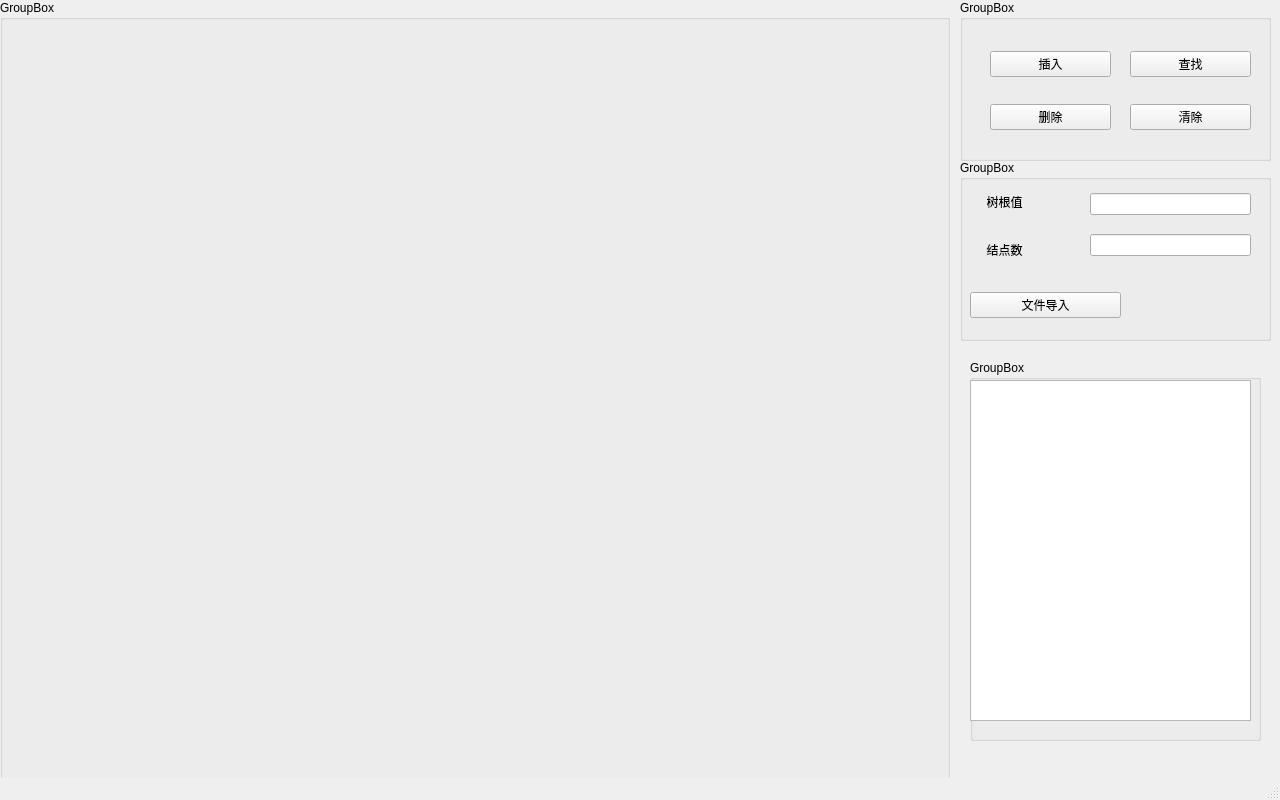
<?xml version="1.0" encoding="UTF-8"?>
<ui version="4.0">
 <class>MainWindow</class>
 <widget class="QMainWindow" name="MainWindow">
  <property name="geometry">
   <rect>
    <x>0</x>
    <y>0</y>
    <width>1280</width>
    <height>800</height>
   </rect>
  </property>
  <property name="windowTitle">
   <string>MainWindow</string>
  </property>
  <widget class="QWidget" name="centralwidget">
   <widget class="QGroupBox" name="groupBoxData">
    <property name="geometry">
     <rect>
      <x>970</x>
      <y>360</y>
      <width>291</width>
      <height>381</height>
     </rect>
    </property>
    <property name="title">
     <string>GroupBox</string>
    </property>
    <widget class="QTableWidget" name="tableWidgetData">
     <property name="geometry">
      <rect>
       <x>0</x>
       <y>20</y>
       <width>281</width>
       <height>341</height>
      </rect>
     </property>
     <property name="rowCount">
      <number>0</number>
     </property>
     <property name="columnCount">
      <number>0</number>
     </property>
    </widget>
   </widget>
   <widget class="QGroupBox" name="groupBox_1">
    <property name="geometry">
     <rect>
      <x>960</x>
      <y>0</y>
      <width>311</width>
      <height>161</height>
     </rect>
    </property>
    <property name="title">
     <string>GroupBox</string>
    </property>
    <widget class="QWidget" name="verticalLayoutWidget">
     <property name="geometry">
      <rect>
       <x>30</x>
       <y>30</y>
       <width>121</width>
       <height>121</height>
      </rect>
     </property>
     <layout class="QVBoxLayout" name="verticalLayout">
      <item>
       <widget class="QPushButton" name="pushButtonInsert">
        <property name="text">
         <string>插入</string>
        </property>
       </widget>
      </item>
      <item>
       <widget class="QPushButton" name="pushButtonDelete">
        <property name="text">
         <string>删除</string>
        </property>
       </widget>
      </item>
     </layout>
    </widget>
    <widget class="QWidget" name="verticalLayoutWidget_2">
     <property name="geometry">
      <rect>
       <x>170</x>
       <y>30</y>
       <width>121</width>
       <height>121</height>
      </rect>
     </property>
     <layout class="QVBoxLayout" name="verticalLayout_2">
      <item>
       <widget class="QPushButton" name="pushButtonSearch">
        <property name="text">
         <string>查找</string>
        </property>
       </widget>
      </item>
      <item>
       <widget class="QPushButton" name="pushButtonClear">
        <property name="text">
         <string>清除</string>
        </property>
       </widget>
      </item>
     </layout>
    </widget>
   </widget>
   <widget class="QGroupBox" name="groupBox_2">
    <property name="geometry">
     <rect>
      <x>960</x>
      <y>160</y>
      <width>311</width>
      <height>181</height>
     </rect>
    </property>
    <property name="title">
     <string>GroupBox</string>
    </property>
    <widget class="QWidget" name="verticalLayoutWidget_3">
     <property name="geometry">
      <rect>
       <x>10</x>
       <y>20</y>
       <width>101</width>
       <height>91</height>
      </rect>
     </property>
     <layout class="QVBoxLayout" name="verticalLayout_3">
      <item>
       <widget class="QLabel" name="labelRoot">
        <property name="text">
         <string>     树根值</string>
        </property>
       </widget>
      </item>
      <item>
       <widget class="QLabel" name="labelNodenum">
        <property name="text">
         <string>     结点数</string>
        </property>
       </widget>
      </item>
     </layout>
    </widget>
    <widget class="QWidget" name="horizontalLayoutWidget">
     <property name="geometry">
      <rect>
       <x>10</x>
       <y>120</y>
       <width>151</width>
       <height>51</height>
      </rect>
     </property>
     <layout class="QHBoxLayout" name="horizontalLayout">
      <item>
       <widget class="QPushButton" name="pushButtonFilein">
        <property name="text">
         <string>文件导入</string>
        </property>
       </widget>
      </item>
     </layout>
    </widget>
    <widget class="QWidget" name="verticalLayoutWidget_4">
     <property name="geometry">
      <rect>
       <x>130</x>
       <y>20</y>
       <width>161</width>
       <height>91</height>
      </rect>
     </property>
     <layout class="QVBoxLayout" name="verticalLayout_4">
      <item>
       <widget class="QLineEdit" name="lineEditRoot"/>
      </item>
      <item>
       <widget class="QLineEdit" name="lineEditNodenum"/>
      </item>
     </layout>
    </widget>
   </widget>
   <widget class="QGroupBox" name="groupBox_tree">
    <property name="geometry">
     <rect>
      <x>0</x>
      <y>0</y>
      <width>950</width>
      <height>800</height>
     </rect>
    </property>
    <property name="title">
     <string>GroupBox</string>
    </property>
   </widget>
  </widget>
  <widget class="QMenuBar" name="menubar">
   <property name="geometry">
    <rect>
     <x>0</x>
     <y>0</y>
     <width>1280</width>
     <height>26</height>
    </rect>
   </property>
  </widget>
  <widget class="QStatusBar" name="statusbar"/>
 </widget>
 <resources/>
 <connections/>
</ui>
